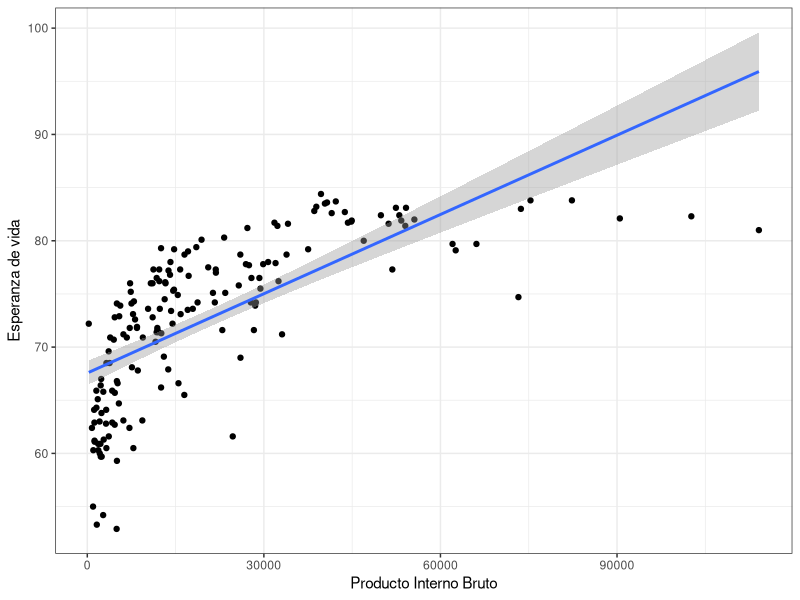

The R script that drew this image:
## ---- chunk 1
knitr::opts_chunk$set(echo = TRUE)
## ---- chunk 2
library(readr)
library(dplyr)
library(corrplot)
library(ggplot2)
library(scales)
library(ggpubr)
library(broom)
## ---- chunk 3
vacunas_df <- read_csv('../data/dataset_vacunas.csv')
## ---- chunk 4
attach(vacunas_df)
## ---- chunk 5
gdp_vs_life <- lm(Life_expectancy~GDP, data = vacunas_df)

## ---- chunk 6
summary(gdp_vs_life)
confint(gdp_vs_life)
tidy(gdp_vs_life)
## ---- chunk 7
ggplot(vacunas_df, aes(x = GDP, y = Life_expectancy)) +
  geom_point()+
  geom_smooth(method = 'glm')+
  xlab('Producto Interno Bruto')+
  ylab('Esperanza de vida')+
  theme_bw()
